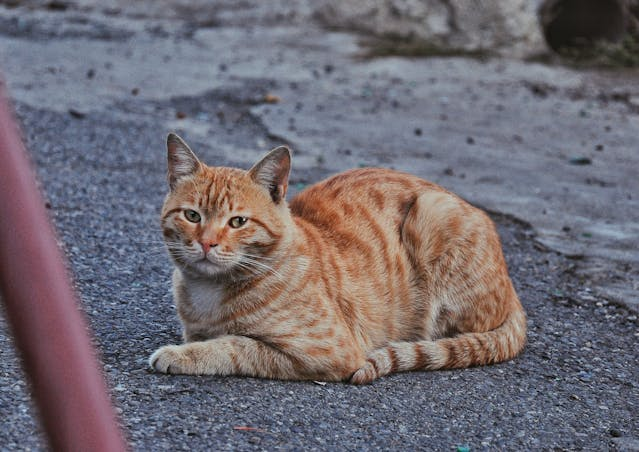
#> input picture OpenCV/assets/cat2.jpg, 639 x 452 px, found by its file name
$ python laplacian.py
#> lines starting #> are read from the running program, lines starting #| are printed output that depends on the picture
import cv2 as cv
import numpy as np
import os

img = cv.imread(os.path.join(".", "assets", "cat2.jpg"))
#> img is the input picture: shape (452, 639, 3); mean B, G, R 114.3, 106.5, 112.4

"""
>> ddepth=cv.CV_64F:
The Laplacian operator computes second-order derivatives, and the resulting pixel values can be
positive or negative (indicating the direction of intensity changes).
Using cv.CV_64F allows you to capture these precise values, especially when they are outside the
usual 8-bit range (0 to 255).
"""
# >> ddepth -> The ddepth parameter determines the data type of the result matrix.
laplaced = cv.Laplacian(img, ddepth=cv.CV_64F, ksize=1)
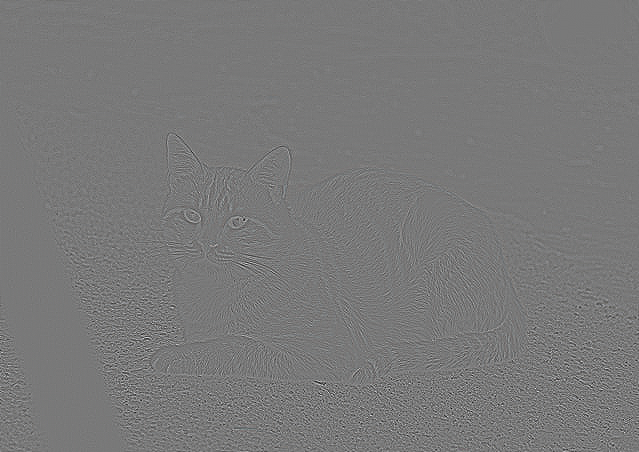
#> laplaced: shape (452, 639, 3) float64; mean B, G, R 0, 0, 0; drawn with min black and max white
laplaced = np.uint8(np.absolute(laplaced))
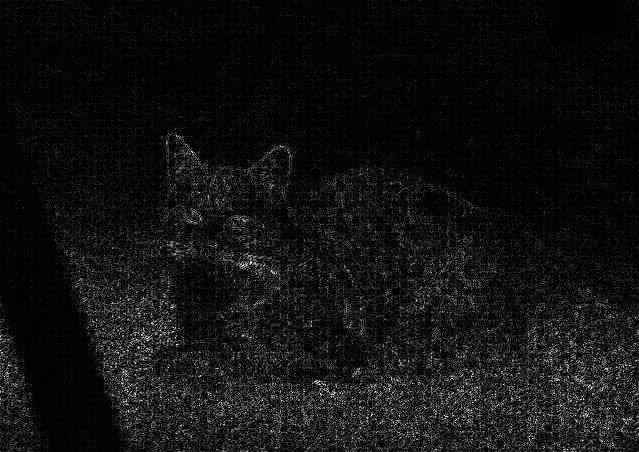
#> laplaced: shape (452, 639, 3); mean B, G, R 18.2, 18.1, 18.1
laplaced2 = cv.Laplacian(img, ddepth=cv.CV_64F, ksize=3)
laplaced2 = np.uint8(np.absolute(laplaced2))
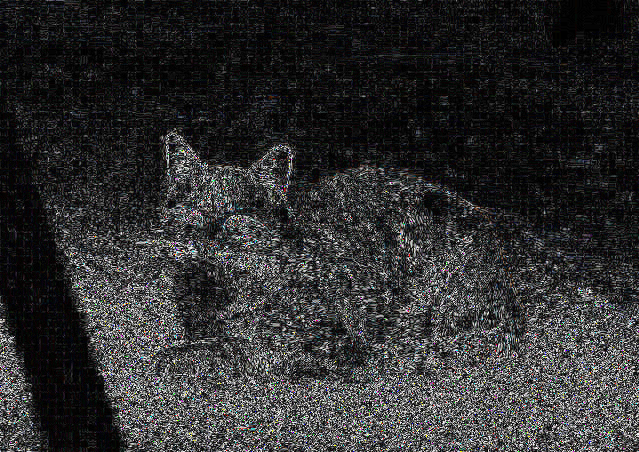
#> laplaced2: shape (452, 639, 3); mean B, G, R 47.5, 47.1, 47.1

cv.imshow("laplaced", laplaced)
cv.imshow("laplaced2", laplaced2)

cv.waitKey()
cv.destroyAllWindows()

$ run again, with OpenCV/assets/93540576_4fe36548e1_o.jpg copied over OpenCV/assets/cat2.jpg
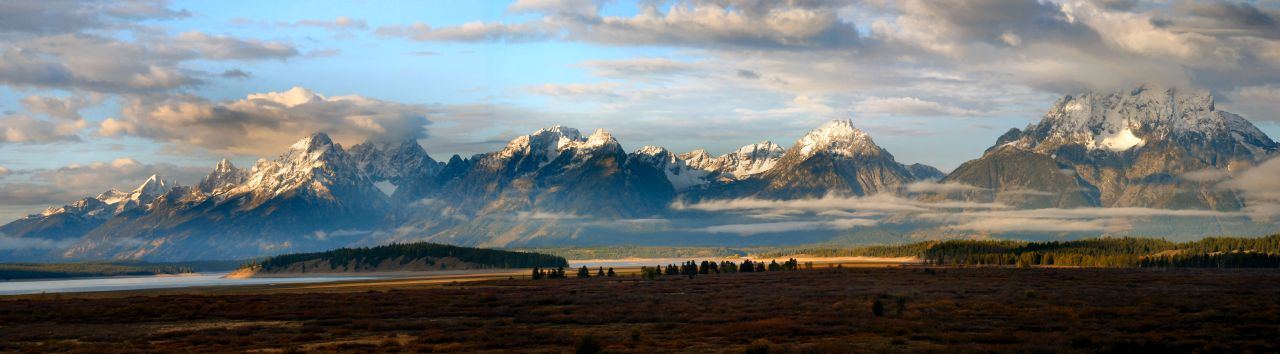
#> input picture OpenCV/assets/93540576_4fe36548e1_o.jpg, 1280 x 354 px, found by its file name
#> img is the input picture: shape (354, 1280, 3); mean B, G, R 117.4, 117.8, 112.9
#> `laplaced = cv.Laplacian(img, ddepth=cv.CV_64F, ksize=1)`:
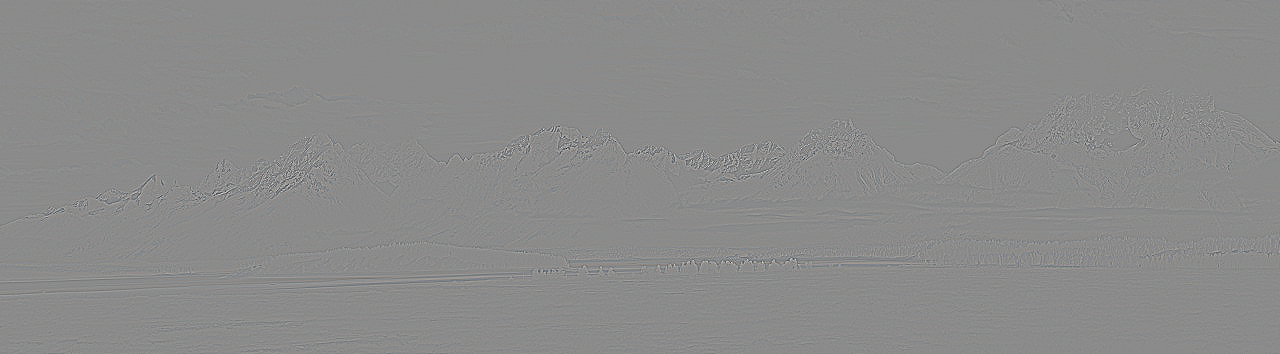
#> laplaced: shape (354, 1280, 3) float64; mean B, G, R 0, 0, 0; drawn with min black and max white
#> `laplaced2 = np.uint8(np.absolute(laplaced2))`:
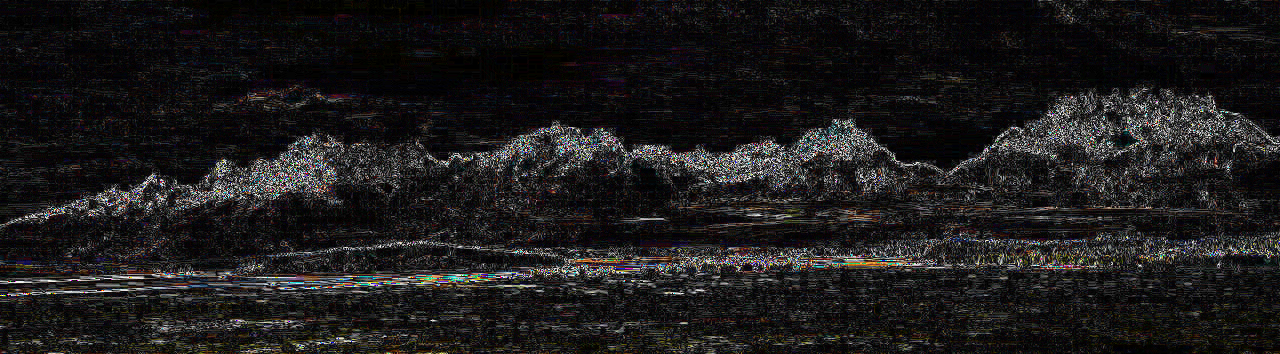
#> laplaced2: shape (354, 1280, 3); mean B, G, R 27.3, 27.1, 28.5
